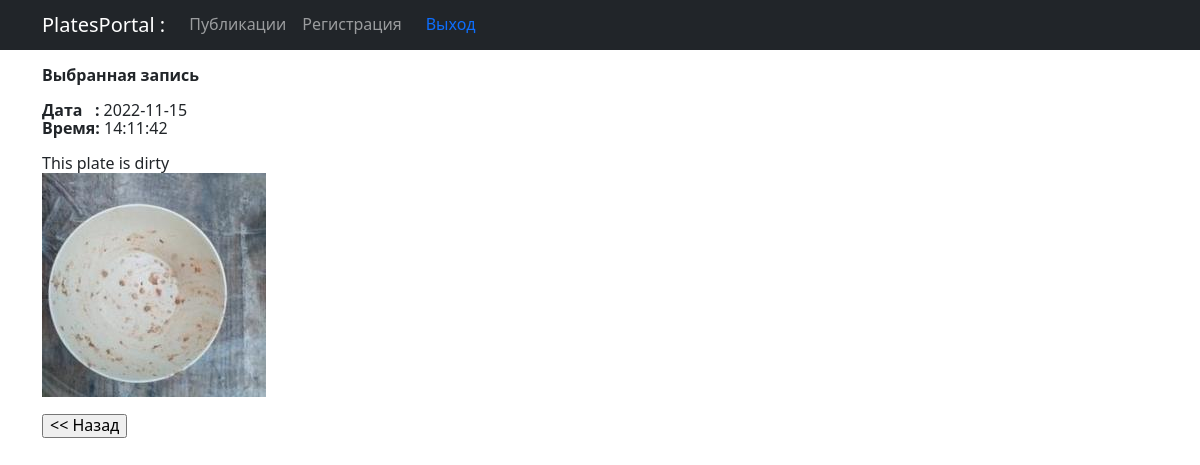
/6/, run on the app's committed database.
### docs_work/models.py (models this page shows, shortened)
class UserLog(models.Model):
    time_in = models.DateTimeField(auto_now_add = True)
    user    = models.ForeignKey(User, on_delete = models.CASCADE,)
    user_ip = models.CharField(max_length=200)
    image   = models.ImageField(upload_to='images/')
    resp    = models.CharField(max_length=200)

### docs_free/views.py (the view)
# urls.py: path('<int:pk>/', UserLogDetail.as_view(), name='userlog_detail'),
class UserLogDetail(DetailView):
    model = UserLog
    template_name       = 'docs_free/userlog_detail.html'
    context_object_name = 'userlog_detail'

### templates/docs_free/userlog_detail.html (shortened to what this page needs)
{% extends 'docs_free/flatpages/default.html' %}
{% block title %}
   <div align="left">
      <br><b>Выбранная запись</b><br><br>
   </div>
{% endblock title %}
{% block content %}
   <div align="left">
     <b>Дата &nbsp;&nbsp;:
              </b>  {{ userlog_detail.time_in|date:'Y-m-d' }}<br>
     <b>Время:</b>  {{ userlog_detail.time_in|date:'H:m:s' }}<br><br>
     This plate is {{ userlog_detail.resp }} <br>
     <img src="{{ userlog_detail.image.url }}">
     <br><br>
     <input type="button" onclick="history.back();" value="<< Назад"/>
     </div>
{% endblock content %}

### templates/docs_free/userlog_detail.html (style rules this page uses)
div { line-height: 1.15; }
div { line-height: 1.1; }

### data on the page
UserLog: time_in "2022-11-15", time_in "14:11:42", resp "dirty", image (picture)
